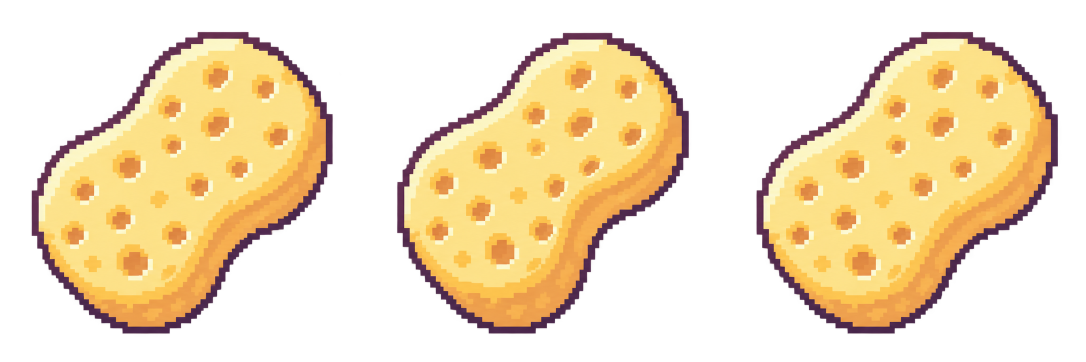
#> input picture web-preview/assets/shared/cleaning/animation-v1/group-a/sponge-source-v1.png, 2172 x 724 px (shown at 1/2 size); its folder holds 2 pictures in this run
$ python prepare_assets.py
#> lines starting #> are read from the running program, lines starting #| are printed output that depends on the picture
"""Lossless crop/translation into equal atlas cells. Does not repaint alpha/colors."""
from PIL import Image
from pathlib import Path
import hashlib, json

ROOT = Path(__file__).resolve().parent
SPECS = {
    'sponge': {
        'cell': [704, 704], 'columns': 3, 'anchor': [352, 352],
        'crops': [[40,40,700,700],[770,40,1400,700],[1490,40,2140,700]],
        'pivots': [[365,366],[1086,366],[1815,366]],
        'suggestedWidth': 60, 'referenceFrame': 0,
        'timesMs': [140,120,140],
    },
    'foam': {
        'cell': [512,512], 'columns': 4, 'anchor': [256,256],
        'crops': [[150,195,370,425],[525,190,810,425],[915,135,1290,470],[1330,100,1760,480],
                  [40,480,490,860],[515,505,875,840],[975,555,1245,800],[1460,570,1680,790]],
        'pivots': [[250,310],[665,310],[1100,305],[1538,305],[256,665],[695,665],[1100,680],[1544,680]],
        'suggestedWidth': 64, 'referenceFrame': 4,
    },
}

def sha(path):
    return hashlib.sha256(path.read_bytes()).hexdigest()

manifest = {'assets': {}}
metadata = {'tool': 'built-in image_gen', 'operations': ['crop', 'integer translation', 'transparent canvas padding'],
            'pixelPolicy': 'No source resampling, color replacement, alpha thresholding, or repainting. Source alpha retained inside recorded crops.',
            'limitations': ['Generated frame alignment is approximate before translation.',
                'Subtle pores and individual bubbles are redrawn between frames; source drawing scale is retained.',
                'Low-alpha edge artifacts remain within crops. Original sources preserve all generated pixels.',
                'Visual approval and browser animation acceptance remain pending.'], 'assets': {}}

for name, spec in SPECS.items():
    src_path = ROOT / f'{name}-source-v1.png'
    src = Image.open(src_path).convert('RGBA')
#> src is the input picture: PIL image 2172x724 RGBA; mean R, G, B, A 103.5, 84.3, 51.9, 113.2
    cw,ch = spec['cell']; cols=spec['columns']; n=len(spec['crops'])
    atlas=Image.new('RGBA',(cw*cols,ch*((n+cols-1)//cols)),(0,0,0,0))
#> atlas: PIL image 2112x704 RGBA; every value is 0
    frames=[]
    for i,(box,pivot) in enumerate(zip(spec['crops'],spec['pivots'])):
        tile=src.crop(box)
        at=[spec['anchor'][0]+box[0]-pivot[0],spec['anchor'][1]+box[1]-pivot[1]]
        assert at[0]>=0 and at[1]>=0 and at[0]+tile.width<=cw and at[1]+tile.height<=ch
        cell=Image.new('RGBA',(cw,ch),(0,0,0,0))
        cell.paste(tile,at)  # direct RGBA copy, no alpha multiplication
        atlas.paste(cell,((i%cols)*cw,(i//cols)*ch))
        a=cell.getchannel('A')
        substantive=a.point(lambda x:255 if x>=128 else 0).getbbox()
        frames.append({'index':i,'sourceCrop':box,'sourcePivot':pivot,'cellPaste':at,
                       'alphaRange':list(a.getextrema()),'alphaBBox':a.getbbox(),
                       'opaqueCoreBBoxAt128ForMeasurementOnly':substantive,
                       'visiblePixelCount':sum(v>0 for v in a.getdata())})
#> this loop made 3 passes
#> (at, substantive) on passes 1 to 3: ([27, 26], (50, 50, 652, 653)), ([36, 26], (61, 52, 644, 653)), ([27, 26], (50, 50, 653, 653))
#> pass 1, `tile=src.crop(box)`:
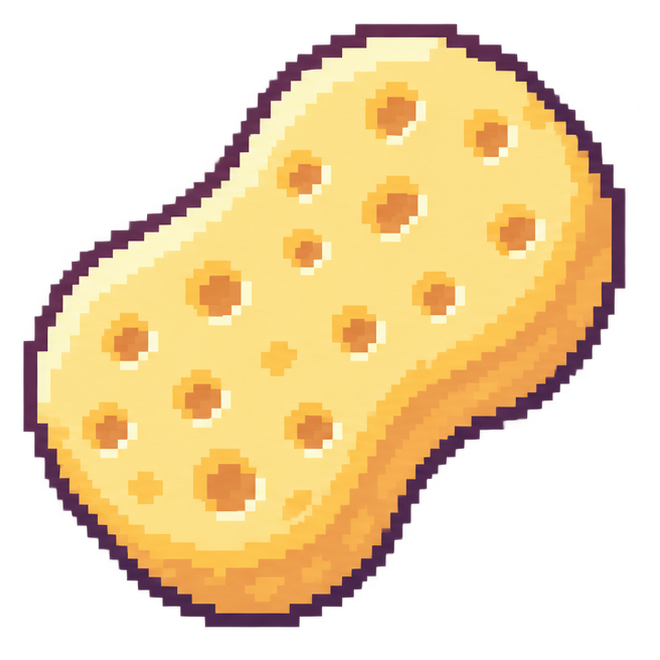
#> tile: PIL image 660x660 RGBA; mean R, G, B, A 126.3, 103.2, 63.8, 138.1; transparent parts drawn white
#> pass 1, `a=cell.getchannel('A')`:
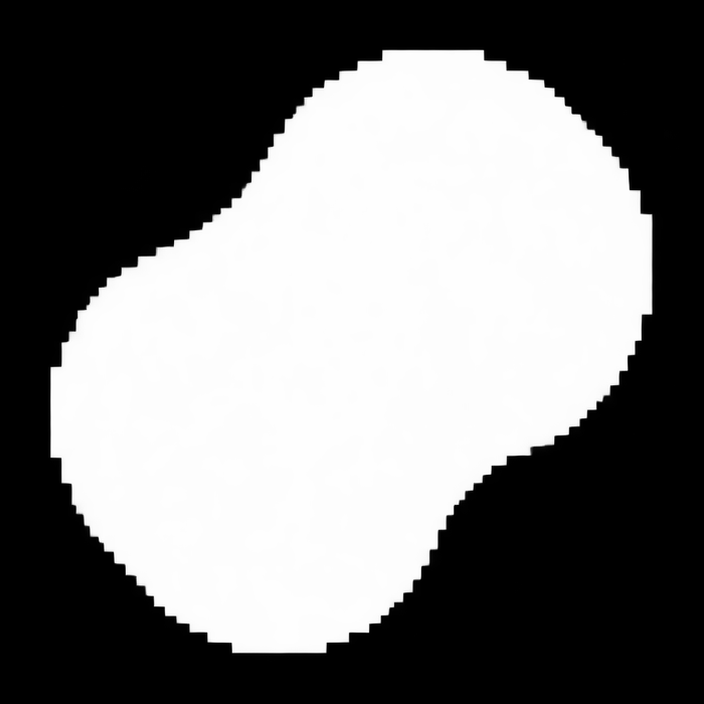
#> a: PIL image 704x704 L; min 0, max 255, mean 121.4
#> pass 2, `tile=src.crop(box)`:
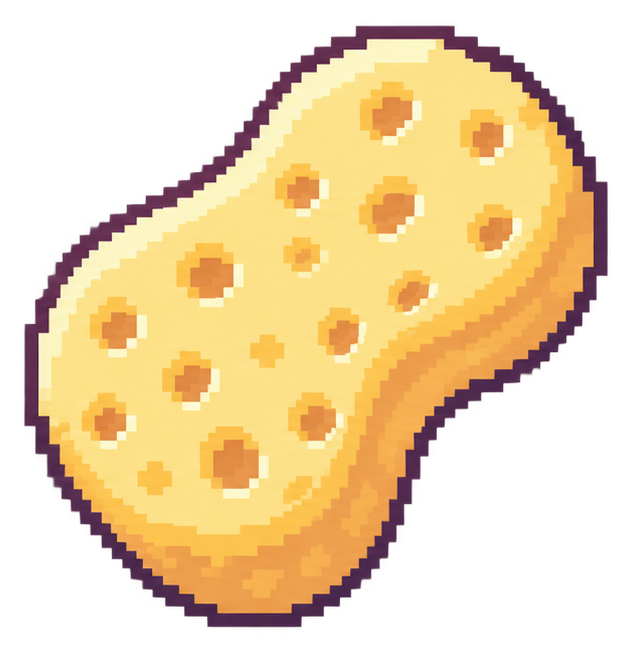
#> tile: PIL image 630x660 RGBA; mean R, G, B, A 126.3, 102.3, 62.8, 138.5; transparent parts drawn white
#> after the loop:
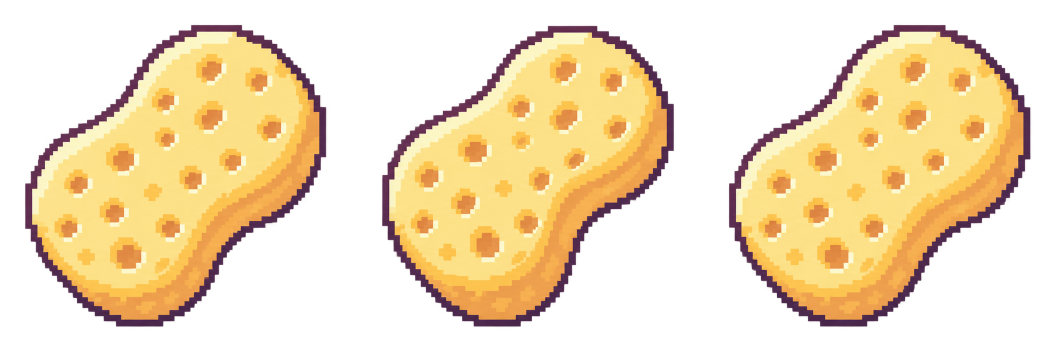
#> atlas: PIL image 2112x704 RGBA (shown at 1/2 size); mean R, G, B, A 109.4, 89.2, 54.9, 119.8; transparent parts drawn white
#> after the loop:
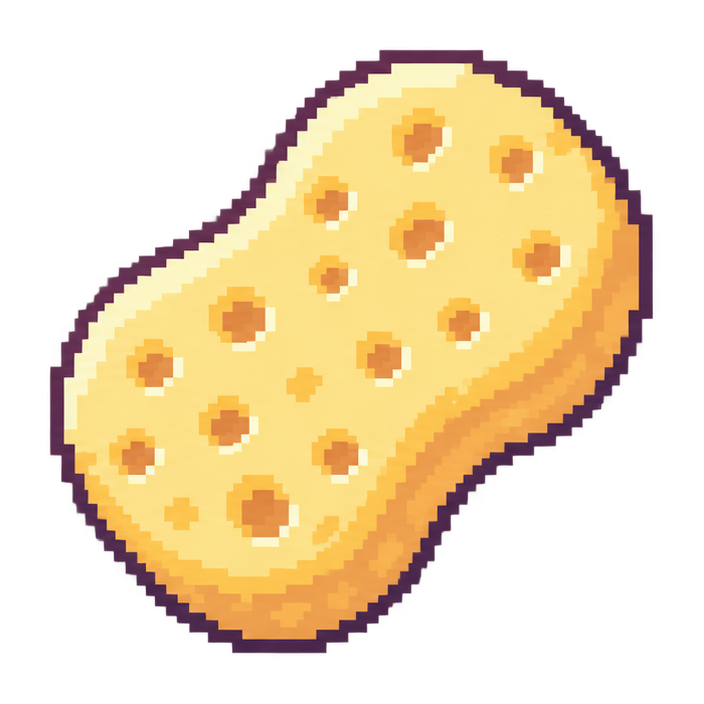
#> cell: PIL image 704x704 RGBA; mean R, G, B, A 111.3, 91, 56.1, 121.7; transparent parts drawn white
#> after the loop:
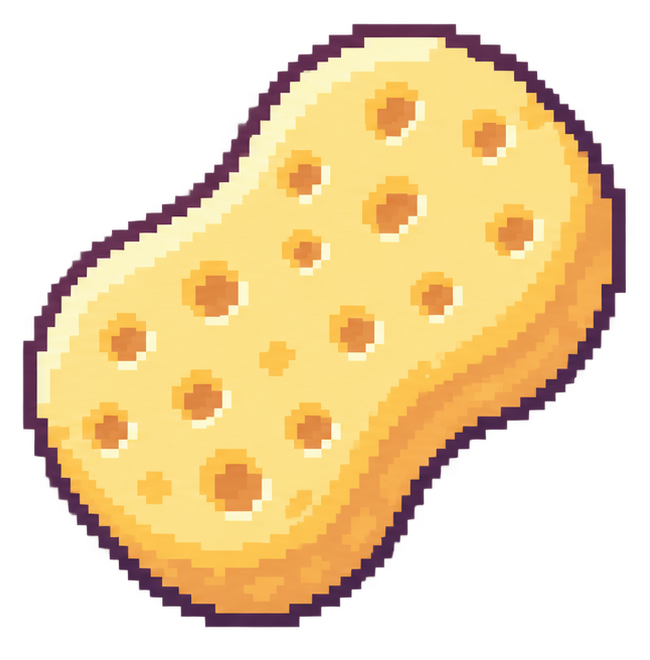
#> tile: PIL image 650x660 RGBA; mean R, G, B, A 128.6, 105.1, 64.8, 140.6; transparent parts drawn white
#> after the loop, frames = 3 items
    out=ROOT/f'{name}-sheet-v1.png'; atlas.save(out)
    ref=frames[spec['referenceFrame']]['opaqueCoreBBoxAt128ForMeasurementOnly']
#> ref = (50, 50, 652, 653)
    asset={'file':f'group-a/{out.name}','cellWidth':cw,'cellHeight':ch,'columns':cols,'frameCount':n,
           'anchor':spec['anchor'],'referenceWidth':ref[2]-ref[0],'suggestedWidth':spec['suggestedWidth']}
#> asset = {'file': 'group-a/sponge-sheet-v1.png', 'cellWidth': 704, 'cellHeight': 704, 'columns': 3, 'frameCount': 3, 'anchor': [352, 352], 'referenceWidth': 602, 'suggestedWidth': 60}
    if 'timesMs' in spec: asset['timesMs']=spec['timesMs']
    manifest['assets'][name]=asset
    metadata['assets'][name]={'sourceFile':src_path.name,'sourceSize':list(src.size),'sourceSha256':sha(src_path),
        'atlasFile':out.name,'atlasSize':list(atlas.size),'atlasSha256':sha(out),
        'sourceAlphaRange':list(src.getchannel('A').getextrema()),'referenceFrame':spec['referenceFrame'],'frames':frames}
#> pass 2 of the loop `for name, spec in SPECS.items():`:
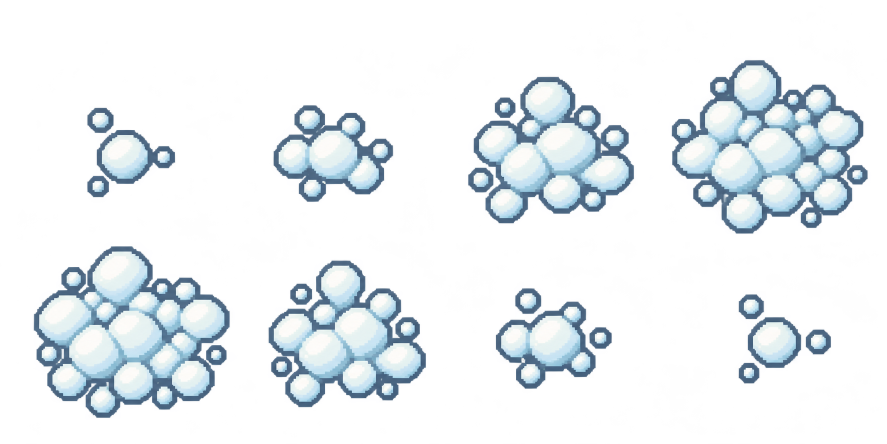
#> input picture web-preview/assets/shared/cleaning/animation-v1/group-a/foam-source-v1.png, 1774 x 887 px (shown at 1/2 size)
#> src is the input picture: PIL image 1774x887 RGBA; mean R, G, B, A 44.2, 50.4, 57.8, 62.3
#> the loop `for i,(box,pivot) in enumerate(zip(spec['crops'],spec['pivots'])):` made 8 passes
#> (at, substantive) on passes 1 to 8: ([156, 141], (181, 162, 356, 340)), ([116, 136], (138, 157, 377, 349)), ([71, 86], (93, 105, 424, 398)), ([48, 51], (62, 71, 453, 418)), ([40, 71], (68, 84, 459, 426)), ([76, 96], (98, 112, 413, 405)), ([131, 131], (148, 153, 379, 353)), ([172, 146], (190, 165, 374, 343))
#> after the loop `for i,(box,pivot) in enumerate(zip(spec['crops'],spec['pivots'])):`:
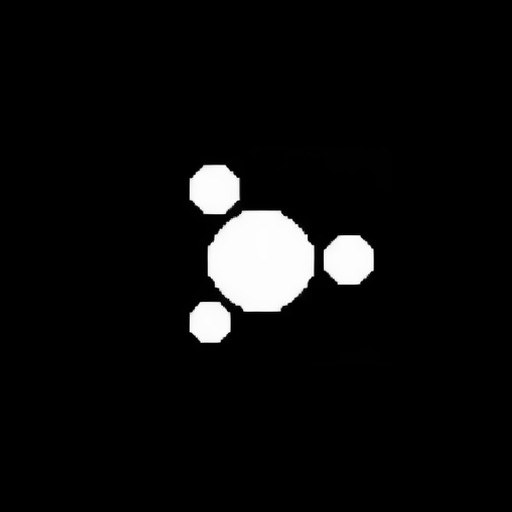
#> a: PIL image 512x512 L; min 0, max 255, mean 13.4
#> after the loop `for i,(box,pivot) in enumerate(zip(spec['crops'],spec['pivots'])):`:
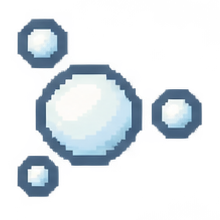
#> tile: PIL image 220x220 RGBA; mean R, G, B, A 48.4, 56.5, 72.1, 72.6; transparent parts drawn white
#> after the loop `for i,(box,pivot) in enumerate(zip(spec['crops'],spec['pivots'])):`: frames = 8 items
#> ref = (68, 84, 459, 426)
#> asset = {'file': 'group-a/foam-sheet-v1.png', 'cellWidth': 512, 'cellHeight': 512, 'columns': 4, 'frameCount': 8, 'anchor': [256, 256], 'referenceWidth': 391, 'suggestedWidth': 64}
(ROOT/'manifest.json').write_text(json.dumps(manifest,indent=2)+'\n',encoding='utf-8')
(ROOT/'metadata.json').write_text(json.dumps(metadata,indent=2)+'\n',encoding='utf-8')
print(json.dumps(manifest,indent=2))
#> (printed output is left out)
